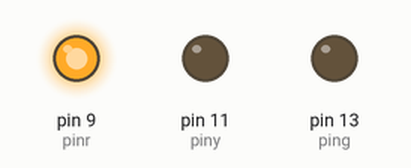
Simulated run of this sketch. Board: Arduino Uno, built with avr-gcc and run on an emulated ATmega328P. On the bench: output pins drawn as LEDs (lit = HIGH).

Above: at 1.5 s.
At 3.5 s:
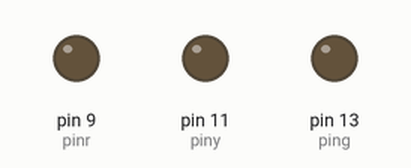
At 5.5 s:
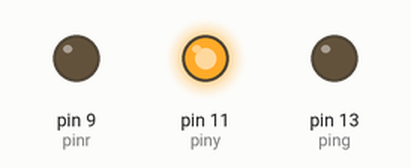
At 8.5 s:
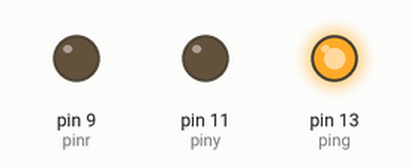
At 10.0 s:
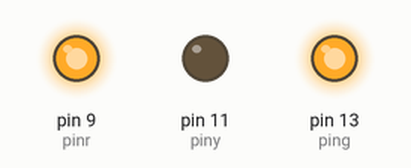
Timing chart, 0 to 11.7 s (numbered marks = the images above):
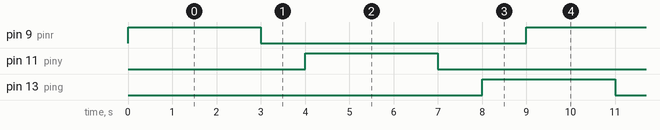

Measured:
- by itself, pin 9 (pinr), pin 11 (piny), pin 13 (ping): alternates HIGH for 3.0 s and LOW for 6.0 s
- by itself, everything shown: repeats every 9.0 s, in 6 steps

The sketch:

traffic.ino
```cpp
int pinr=9;
int ping=13;
int piny=11;
void setup() {
  // put your setup code here, to run once:
pinMode(pinr,OUTPUT);
pinMode(ping,OUTPUT);
pinMode(piny,OUTPUT);
}

void loop() {
  // put your main code here, to run repeatedly:
digitalWrite(pinr,HIGH);
delay(1000);
digitalWrite(piny,LOW);
delay(1000);
digitalWrite(ping,LOW);
delay(1000);

digitalWrite(pinr,LOW);
delay(1000);
digitalWrite(piny,HIGH);
delay(1000);
digitalWrite(ping,LOW);
delay(1000);

digitalWrite(pinr,LOW);
delay(1000);
digitalWrite(piny,LOW);
delay(1000);
digitalWrite(ping,HIGH);
delay(1000);

}
```
